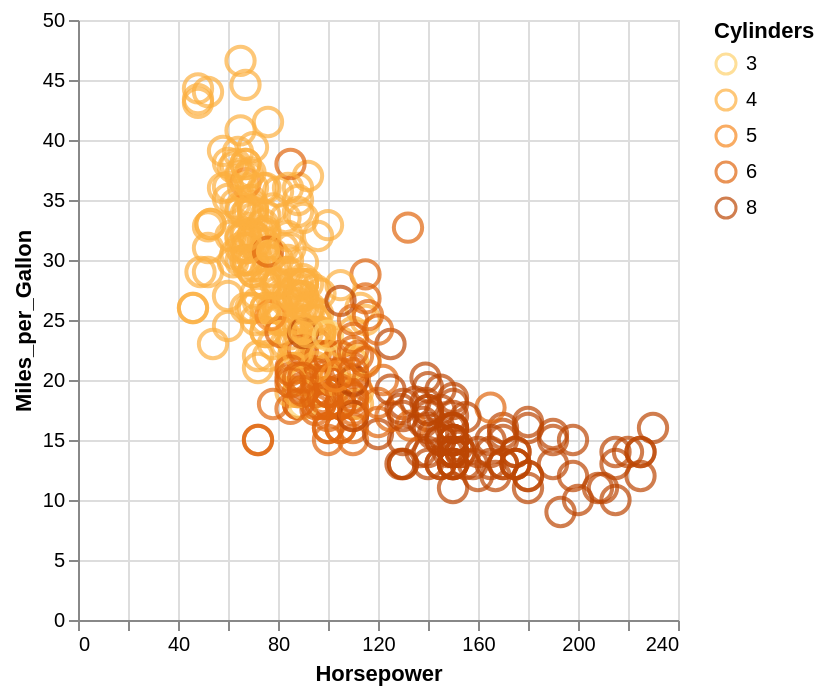

The Vega-Lite source for this figure:
### Vega-Lite specification from a JSON file in a GitHub repository (floating-point values rounded to 4 significant figures; data arrays with more than 128 entries replaced by an {"elided": "..."} marker saying what was removed)
{"$schema": "https://vega.github.io/schema/vega-lite/v4.json", "data": {"values": {"elided": "406 records"}}, "selection": {"pts": {"type": "single", "fields": ["Cylinders"]}}, "mark": "point", "encoding": {"x": {"field": "Horsepower", "type": "quantitative"}, "y": {"field": "Miles_per_Gallon", "type": "quantitative"}, "color": {"condition": {"selection": "pts", "field": "Cylinders", "type": "ordinal", "scale": {"scheme": "yelloworangebrown"}}, "value": "grey"}, "size": {"condition": {"selection": "pts", "value": 200}, "value": 50}}}
